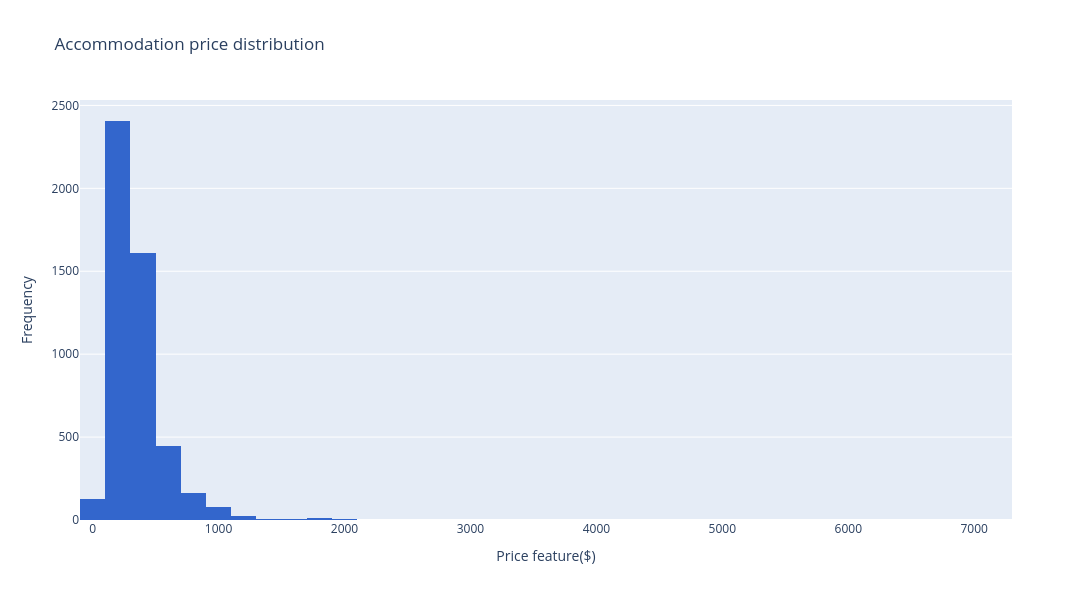

Write notebook code for a chart like this one.
### Markdown cell above
#### Visualizing the data using histogram
- The data appears to be right-skewed
    - mean > median > mode
- Most of the data in terms of 'price' is on the left side

### Code cell
fg_hist = px.histogram(
    data_frame=df,
    x='price',
    nbins=60,
    title='Accommodation price distribution',
    # marginal='rug',
    color_discrete_sequence=['#3366CC']
)

fg_hist.update_layout(
    xaxis_title='Price feature($)',
    yaxis_title='Frequency',
    width=1200,
    height=600
)

fg_hist.show()

### Figure 1 — Plotly figure (JSON) as saved in the notebook; plotly's stock layout.template omitted (floating-point values rounded to 4 significant figures; data arrays with more than 128 entries replaced by an {"elided": "..."} marker saying what was removed)
{"data": [{"bingroup": "x", "hovertemplate": "price=%{x}<br>count=%{y}<extra></extra>", "legendgroup": "", "marker": {"color": "#3366CC", "pattern": {"shape": ""}}, "name": "", "nbinsx": 60, "orientation": "v", "showlegend": false, "type": "histogram", "x": {"elided": "4891 float values"}, "xaxis": "x", "yaxis": "y"}], "layout": {"barmode": "relative", "height": 600, "legend": {"tracegroupgap": 0}, "title": {"text": "Accommodation price distribution"}, "width": 1200, "xaxis": {"anchor": "y", "domain": [0, 1], "title": {"text": "Price feature($)"}}, "yaxis": {"anchor": "x", "domain": [0, 1], "title": {"text": "Frequency"}}}}
